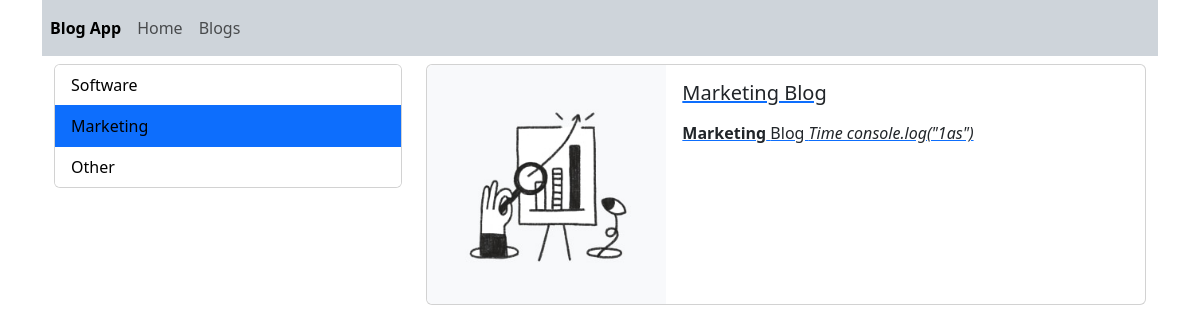
/blogs/filter/marketing, run on the app's committed database.
### blog/models.py (models this page shows, shortened)
class Category(models.Model):
    name = models.CharField(max_length=150)
    slug = models.SlugField(null=False,blank=True,db_index=True,unique=True)

class Blog(models.Model):
    title = models.CharField(max_length=50)
    img = models.ImageField(upload_to="blogs")#upload için düzenlendi
    description = RichTextField()
    slug = models.SlugField(null=False,blank=True,db_index=True,unique=True)
    category = models.ForeignKey(Category,default=1,on_delete=models.CASCADE)

### blog/views.py (the view)
# urls.py: path("blogs/filter/<slug:slug>",views.get_blogs_by_category, name="filter_blog"),
def get_blogs_by_category(request,slug:str):
    CONTEXT = {
        "title":"Filtred Blogs",
        "blogs":Blog.objects.filter(category__slug=slug),
        "categories":Category.objects.all(),
        "selected_slug":slug
    }
    return render(request,"blog/blogs.html",CONTEXT)

### blog/templates/blog/blogs.html
{% extends 'base.html' %} {% block content %}
<div class="row vh-100 mt-2">
  <div class="col-4">{% include "partials/_categories.html" %}</div>
  <div class="col-8">
    {% if blogs|length > 0 %} {% for blog in blogs %}
    {% include "blog/partials/_cardcontent.html" %}
    {% endfor %} {% else %}
    <div class="alert alert-danger">No Blog Found</div>
    {% endif %}
  </div>
</div>
{% endblock content %}

### templates/partials/_categories.html
<div class="card">
  <ul class="list-group list-group-flush">
    {% for category in categories %} {% if category.slug == selected_slug %}
    <li class="list-group-item active">
      <a
        style="text-decoration: none; color: black"
        href="{% url 'filter_blog' category.slug %}"
      >
        {{category.name|title}}
      </a>
    </li>
    {% else %}
    <li class="list-group-item">
      <a
        style="text-decoration: none; color: black"
        href="{% url 'filter_blog' category.slug %}"
      >
        {{category.name|title}}
      </a>
    </li>
    {% endif %} {% endfor %}
  </ul>
</div>

### blog/templates/blog/partials/_cardcontent.html
{% load static %}
<a href="{% url 'blog_detail' blog.slug %}">
  <div class="card mb-3">
    <div class="row g-0">
      <div class="col-md-4">
        <img src="{{ blog.img.url }}" class="img-fluid rounded-start" />
      </div>
      <div class="col-md-8">
        <div class="card-body">
          <h5 class="card-title">{{ blog.title }}</h5>
          <p class="card-text">{{ blog.description|safe }}</p>
        </div>
      </div>
    </div>
  </div>
</a>

### data on the page
Category: name "Software"
Category: name "Marketing"
Category: name "Other"
Blog: img (picture), title "Marketing Blog", description "Marketing Blog Time console.log(\"1as\")"
